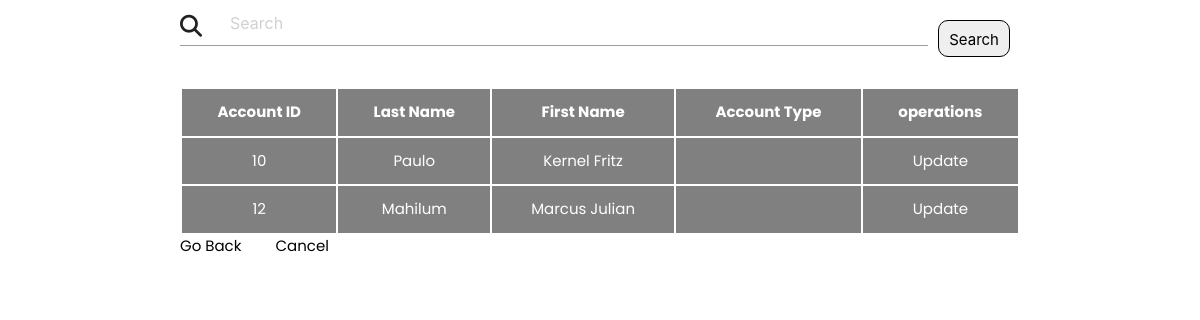
/accountsMonitoring.php, run on an earlier commit of the app's database.
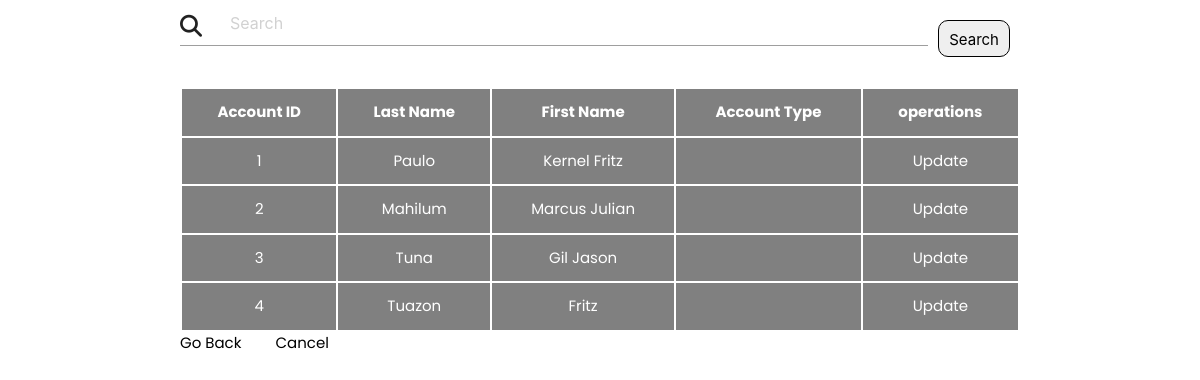
And on a later commit of the database.
### tables this page shows
CREATE TABLE `account` (
  `acct_id` int(11) NOT NULL,
  `last_name` varchar(100) NOT NULL,
  `first_name` varchar(100) NOT NULL,
  `username` varchar(50) NOT NULL,
  `password` varchar(50) NOT NULL,
  `email` varchar(100) NOT NULL,
  `status` enum('0','1') NOT NULL,
  `type` enum('0','1') NOT NULL,
  `avatar` varchar(100) DEFAULT 'icon.png'
);

### accountsMonitoring.php (the view, shortened to what this page needs)
<?php
	include('connect.php');
 ?>
 <!DOCTYPE html>
 <html>
 <head>
	<link rel="stylesheet" href="https://cdnjs.cloudflare.com/ajax/libs/materialize/1.0.0/css/materialize.min.css">
	<link rel = "stylesheet" href="./css/accountsMonitoring.css">
 </head>
 <body>
 	<div class="container">
 		<div class="doctor-container">
            <div class= searchContainer>
            	<form method="GET">
            <i class="fa-solid fa-magnifying-glass"></i>
                <input type="text" placeholder="Search" name="search">
                 <button type="submt" name="submit">Search</button>
             </form>
            </div>
 			<table class="list">
					<thead>
						<tr>
                            <th>Account ID</th>
							<th>Last Name</th>
							<th> First Name</th>
							<th>Account Type</th>
                            <th>operations</th>
						</tr>
					</thead>
					<tbody>
							<?php
					  if(isset($_GET['submit']))
					  {
					    $id = $_GET['search'];
					    $sql = "SELECT * from `account` WHERE last_name = '$id' OR acct_id = '$id'";
					    $result = mysqli_query($con, $sql);
					    if($result){
					    	while($row = mysqli_fetch_array($result)){
					    		$id = $row['acct_id'];
					    		$surname = $row['last_name'];
					    		$fname = $row['first_name'];
					    		$type = $row['acc_type'];
					    		echo '<tr>
									    <th scope="row">'.$id.'</th>
									    <td>'.$surname.'</td>
									    <td>'.$fname.'</td>
									    <td>'.$type.'</td>
									    <td>UPDATE</td>';
					    	}
					    }
					  }
					else{
					$select_query="Select * from `account`";
						$result=mysqli_query($con,$select_query);
					if($result)
					{
					   while ($row=mysqli_fetch_assoc($result))
					   {
					    $id=$row['acct_id'];
					     $surname=$row['last_name'];
					     $firstname=$row['first_name'];
					     $type=$row['acc_type'];
						?>
									<tr class='clickable'>
										<td><a href='#.php?screen_acct_id=<?php echo $row['screen_acct_id']?>'><?php echo "$id"?></a></td>
										<td><a href='doctorVerification.php?screen_acct_id=<?php echo $row['screen_acct_id']?>'><?php echo "$surname"?></a></td>
										<td><a href='doctorVerification.php?screen_acct_id=<?php echo $row['screen_acct_id']?>'><?php echo "$firstname"?></a></td>
										<td><a href='doctorVerification.php?screen_acct_id=<?php echo $row['screen_acct_id']?>'><?php echo "$type"?></a></td>
										<td><a href='doctorVerification.php?screen_acct_id=<?php echo $row['screen_acct_id']?>' type="button">Update</a></td>
									</tr>
							<?php
							   }
							}
							else{
							    die(mysqli_error($con));
							   }
							 }
							?>
					</tbody>
				</table>
				<a href="admindb.php" style="color: black;">Go Back</a>
				<a href="accountsMonitoring.php" style="color: black; margin-left: 30px;">Cancel</a>
			</div>
 	</div>
 </body>
 </html>

### css/accountsMonitoring.css (style rules this page uses)
* { margin: 0; padding: 0; box-sizing: border-box; font-family: "Poppins", sans-serif; }
* { box-sizing: border-box; }
.list { margin-top:10px ; width: 100%; border: 2px solid black; border-collapse: collapse; }
.list th, .list td { padding: 12px 15px; text-align: center; border: 2px solid #fff; background-color: gray; }
.list th { background-color: gray; color:#ffffff; }
.searchContainer button { padding: 10px 10px 25px 10px; height: 30px; margin: 20px 10px; border-radius: 10px; border: 1px solid black; }
.searchContainer form { display: flex; }
.searchContainer .fa-magnifying-glass { position: absolute; z-index: 99; font-size: 22px; top: 15px; border-radius:6px; }
.searchContainer input { padding-left: 50px !important; }
a { color: white; }

What changed in the data, as far as the page shows it:
removed account: acct_id "10", last_name "Paulo", first_name "Kernel Fritz"
removed account: acct_id "12", last_name "Mahilum", first_name "Marcus Julian"
added account: acct_id "1", last_name "Paulo", first_name "Kernel Fritz"
added account: acct_id "2", last_name "Mahilum", first_name "Marcus Julian"
added account: acct_id "3", last_name "Tuna", first_name "Gil Jason"
added account: acct_id "4", last_name "Tuazon", first_name "Fritz"
